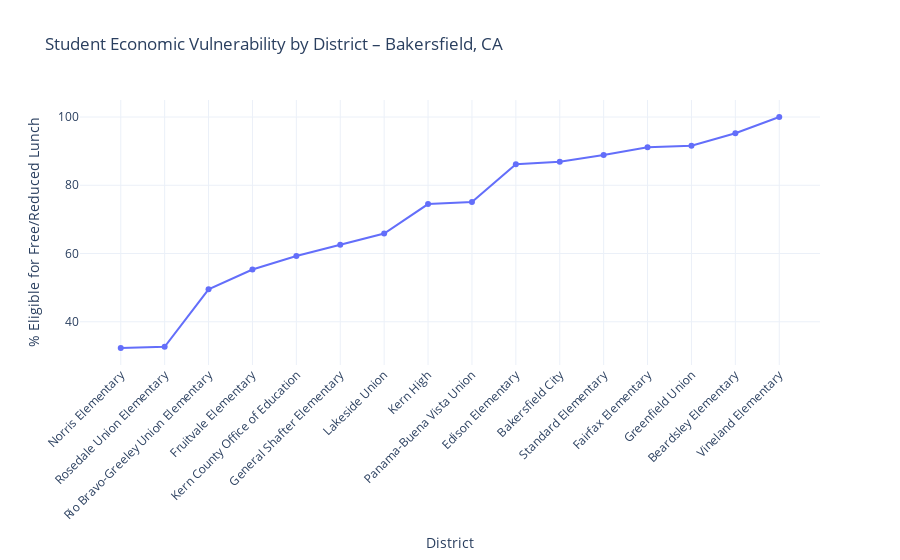

Notebook code for this chart:
### Code cell
# Sort Bakersfield districts by Free Lunch %
trend_df = bakersfield_df[['district', 'free_lunch_pct']].dropna().sort_values(by='free_lunch_pct')

fig_trend = px.line(
    trend_df,
    x='district',
    y='free_lunch_pct',
    markers=True,
    title="Student Economic Vulnerability by District – Bakersfield, CA",
    labels={'district': 'District', 'free_lunch_pct': '% Eligible for Free/Reduced Lunch'},
    template="plotly_white"
)

fig_trend.update_layout(xaxis_tickangle=-45, height=450)
fig_trend.show()

### Figure 1 — Plotly figure (JSON) as saved in the notebook; plotly's stock layout.template omitted (floating-point values rounded to 4 significant figures)
{"data": [{"hovertemplate": "District=%{x}<br>% Eligible for Free/Reduced Lunch=%{y}<extra></extra>", "legendgroup": "", "line": {"color": "#636efa", "dash": "solid"}, "marker": {"symbol": "circle"}, "mode": "lines+markers", "name": "", "orientation": "v", "showlegend": false, "type": "scatter", "x": ["Norris Elementary", "Rosedale Union Elementary", "Rio Bravo-Greeley Union Elementary", "Fruitvale Elementary", "Kern County Office of Education", "General Shafter Elementary", "Lakeside Union", "Kern High", "Panama-Buena Vista Union", "Edison Elementary", "Bakersfield City", "Standard Elementary", "Fairfax Elementary", "Greenfield Union", "Beardsley Elementary", "Vineland Elementary"], "xaxis": "x", "y": [32.31, 32.66, 49.51, 55.3, 59.25, 62.57, 65.86, 74.49, 75.06, 86.17, 86.89, 88.84, 91.11, 91.59, 95.26, 100.0], "yaxis": "y"}], "layout": {"autosize": true, "legend": {"tracegroupgap": 0}, "title": {"text": "Student Economic Vulnerability by District – Bakersfield, CA"}, "xaxis": {"anchor": "y", "autorange": true, "domain": [0, 1], "range": [-0.908, 15.91], "tickangle": -45, "title": {"text": "District"}, "type": "category"}, "yaxis": {"anchor": "x", "autorange": true, "domain": [0, 1], "range": [26.24, 106.1], "title": {"text": "% Eligible for Free/Reduced Lunch"}, "type": "linear"}}}
